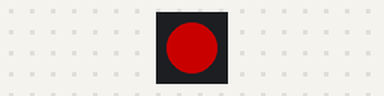
The sketch below on a simulated Arduino Uno, built with avr-gcc and run on an emulated ATmega328P. Parts: 1 RGB LEDs in strip order, left to right. Dim RGB values are drawn brighter than linear.

Above: at 0.5 s.
At 3.5 s:
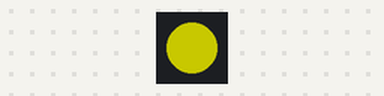
At 6.5 s:
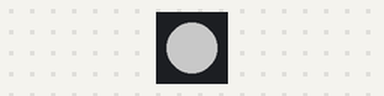
At 13.5 s:
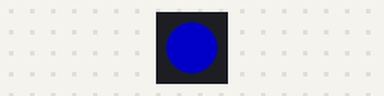
Timing chart, 0 to 14.3 s (numbered marks = the images above):
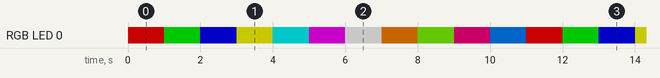

The sketch:

LED_Color.ino
```cpp
#include <Adafruit_NeoPixel.h>
#define RGB_RED_PIN 3
#define NUM_PIXELS 1
Adafruit_NeoPixel pixels = Adafruit_NeoPixel(NUM_PIXELS,RGB_RED_PIN, NEO_GRBW + NEO_KHZ800);

void setup() {
  pixels.begin(); //RGB LED 설정
  pixels.setBrightness(100); // 밝기 설정
  pixels.show(); //변경사항 보임
}

void loop() {
  pixels.setPixelColor(0,pixels.Color(255,0,0)); //빨강
  pixels.show();
  delay(1000);
  pixels.setPixelColor(0,pixels.Color(0,255,0)); //초록
  pixels.show();
  delay(1000);
  pixels.setPixelColor(0,pixels.Color(0,0,255)); //파랑
  pixels.show();
  delay(1000);
  pixels.setPixelColor(0,pixels.Color(255,255,0)); //노랑
  pixels.show();
  delay(1000);
  pixels.setPixelColor(0,pixels.Color(0,255,255)); //시안
  pixels.show();
  delay(1000);
  pixels.setPixelColor(0,pixels.Color(255,0,255)); //마젠타
  pixels.show();
  delay(1000);
  pixels.setPixelColor(0,pixels.Color(255,255,255)); //흰색
  pixels.show();
  delay(1000);
  pixels.setPixelColor(0,pixels.Color(255,128,0)); //주황색
  pixels.show();
  delay(1000);
  pixels.setPixelColor(0,pixels.Color(128,255,0)); //연두색(라임그린)
  pixels.show();
  delay(1000);
  pixels.setPixelColor(0,pixels.Color(255,0,128)); //핫핑크색
  pixels.show();
  delay(1000);
  pixels.setPixelColor(0,pixels.Color(0,128,255)); //하늘색
  pixels.show();
  delay(1000);

}
```

Measured:
- by itself, RGB LED 0: repeats every 11.0 s: RGB(0, 100, 0) 1.0 s, RGB(0, 0, 100) 1.0 s, RGB(100, 100, 0) 1.0 s, RGB(0, 100, 100) 1.0 s, RGB(100, 0, 100) 1.0 s, RGB(100, 100, 100) 1.0 s, RGB(100, 50, 0) 1.0 s, RGB(50, 100, 0) 1.0 s, RGB(100, 0, 50) 1.0 s, RGB(0, 50, 100) 1.0 s, RGB(100, 0, 0) 1.0 s
- by itself, everything shown: repeats every 11.0 s, in 11 steps
